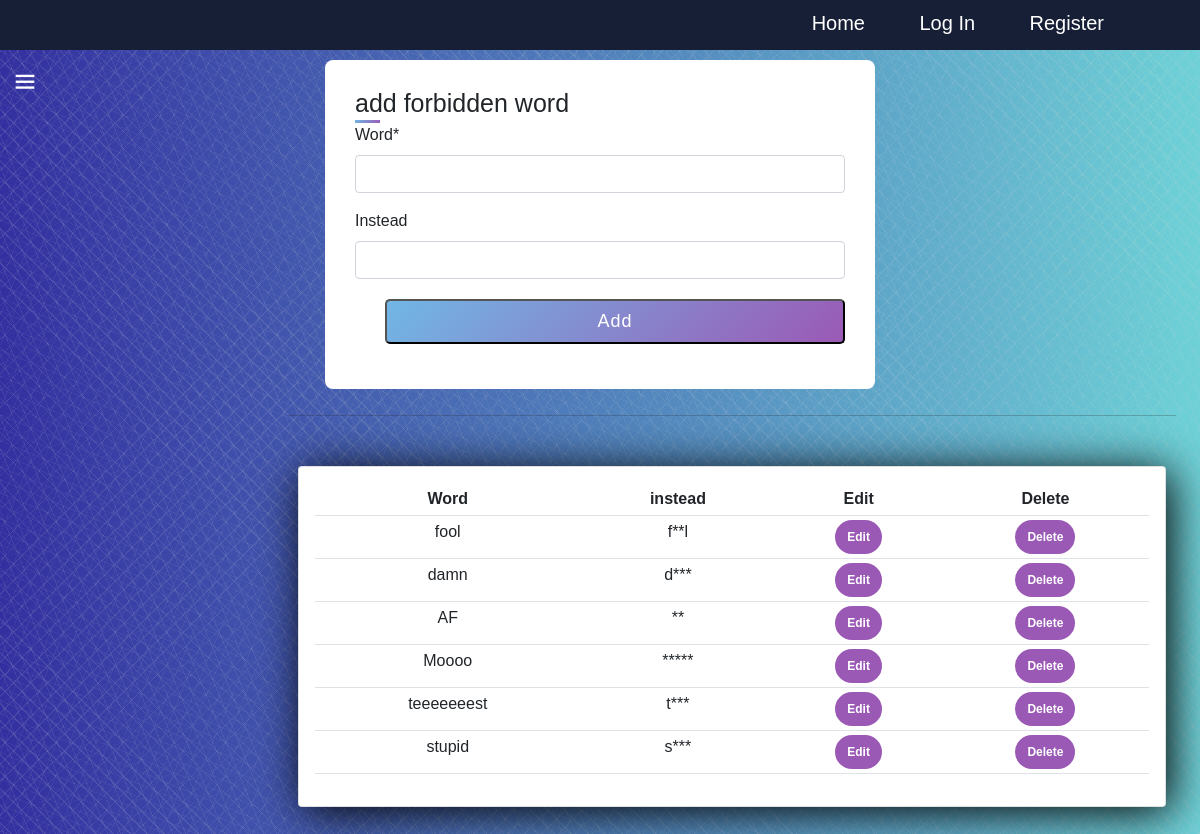
The page /admn/add_forbiddenword/ on the database as committed earlier.
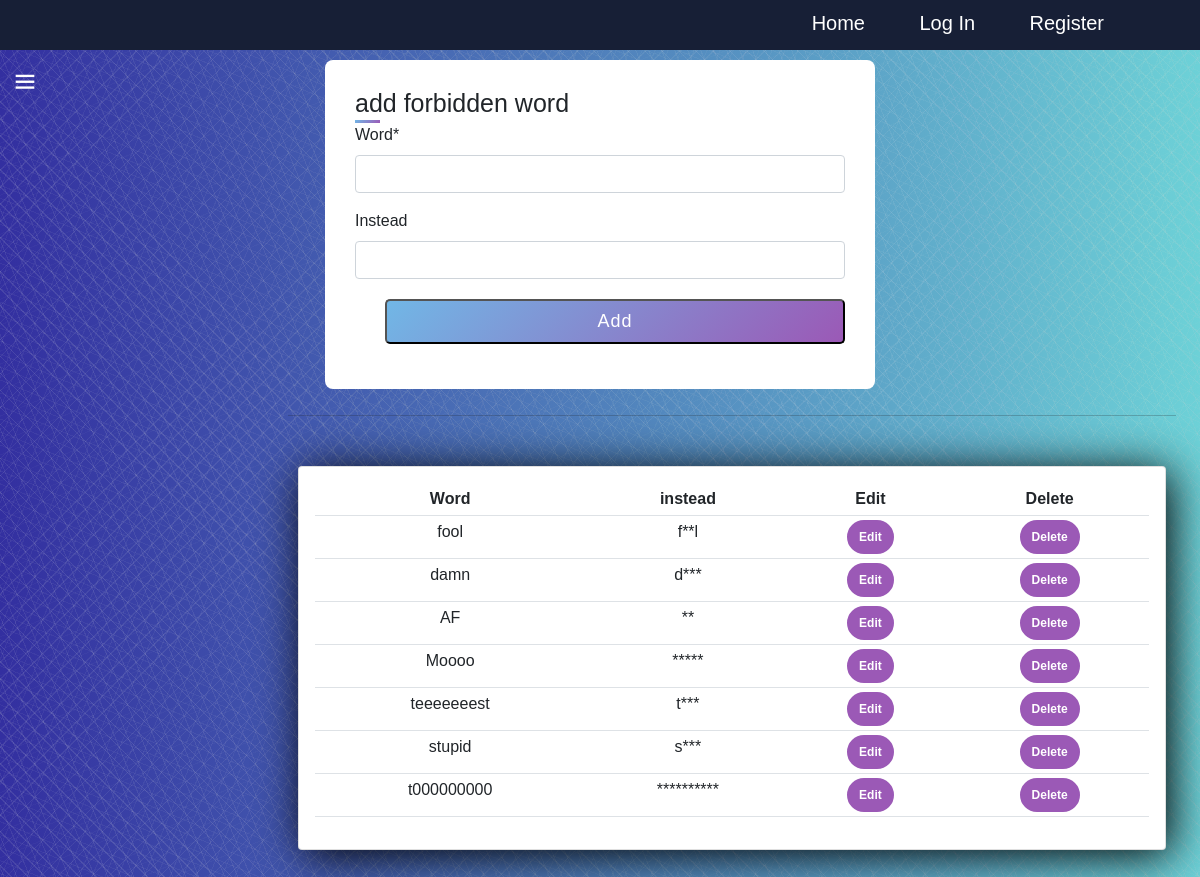
The same page on the database as committed later.
### admn/models.py (models this page shows, shortened)
class ForbiddenWord(models.Model):
    word = models.CharField(max_length=100)
    instead = models.CharField(max_length=100, blank=True)
    def delete_forbiddenword_url(self):
        return reverse('delete_forbiddenword', args=[self.id])
    def update_forbiddenword_url(self):
        return reverse('update_forbiddenword', args=[self.id])

### admn/views.py (the view, shortened to what this page needs)
# urls.py: path('add_forbiddenword/', add_forbiddenword, name='add_forbiddenword'),
def add_forbiddenword(request):
    form = CreateForbiddenWord()
    return render(request, 'admn/add_forbiddenword.html', context={'title': 'manage forbidden words', 'form': form, 'forbidden_words': ForbiddenWord.objects.all(), 'update': False})

### admn/forms.py
class CreateForbiddenWord(forms.ModelForm):
    class Meta:
        model = ForbiddenWord
        fields = '__all__'

### categories/context_processors.py (called while the page is built)
def categories_processor(request):
    categories = Category.objects.all()
    print('hi')
    print(categories)
    return {'categories': categories}

### categories/models.py (called while the page is built)
    def get_category_url(self):
        return reverse('category.show', args=[self.id])

    def get_subscribe_url(self):
        return reverse('category.subscribe', args=[self.id])

    def get_subscribers(self):
        return set([sub.user for sub in Subscribe.objects.filter(category=self)])

    def __str__(self) -> str:
        return self.title

### admn/templates/admn/add_forbiddenword.html (shortened to what this page needs)
{% extends 'base/base.html' %}
{% load crispy_forms_tags %}
{% block content %}
<div class="container" style="margin: 10px auto;">
    <div class="title">add forbidden word</div>
        <form method="POST" enctype="multipart/form-data" class="curd">
            {{ form|crispy }}
            <div class="button">
                {% if update%}
                    <input type="submit" value="Update">
                {% else %}
                    <input type="submit" value="Add">
                {% endif %}
            </div>
        </form>
</div>
<div class="row">
    <div class="col-md-7" style=" display:block; text-align: center; padding-left: 300px; width: 1200px;">
        <hr>
        <div class="card card-body" style=" height: auto;">
            <table class="table table-sm">
                <tr>
                    <th>Word</th>
                    <th>instead</th>
                    <th>Edit</th>
                    <th>Delete</th>
                </tr>
                {% for forbidden_word in forbidden_words %}
                    <tr>
                        <td> {{forbidden_word.word}} </td>
                        <td> {{forbidden_word.instead}} </td>
                        <td> <a class="btn btn btn-warning" href="{{ forbidden_word.update_forbiddenword_url }}"> Edit </a> </td>
                        <td><a class="btn btn btn-danger" href="{{ forbidden_word.delete_forbiddenword_url }}"> Delete </a></td>
                    </tr>
                {% endfor %}
            </table>
        </div>
    </div>
</div>
{% endblock %}

Rows that differ between the two databases and show on the page:
added ForbiddenWord: word "t000000000", instead "**********"
